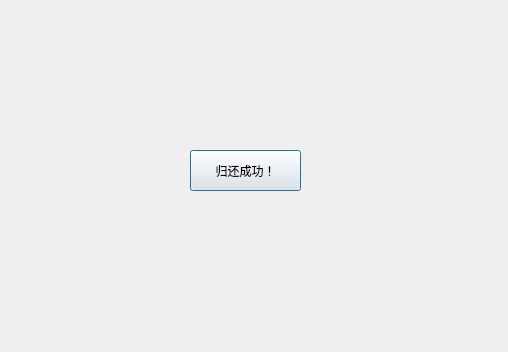
<?xml version="1.0" encoding="UTF-8"?>
<ui version="4.0">
 <class>Dialog_re</class>
 <widget class="QDialog" name="Dialog_re">
  <property name="geometry">
   <rect>
    <x>0</x>
    <y>0</y>
    <width>508</width>
    <height>352</height>
   </rect>
  </property>
  <property name="windowTitle">
   <string>Dialog</string>
  </property>
  <widget class="QPushButton" name="pushButton">
   <property name="geometry">
    <rect>
     <x>190</x>
     <y>150</y>
     <width>111</width>
     <height>41</height>
    </rect>
   </property>
   <property name="text">
    <string>归还成功！</string>
   </property>
  </widget>
 </widget>
 <resources/>
 <connections/>
</ui>
